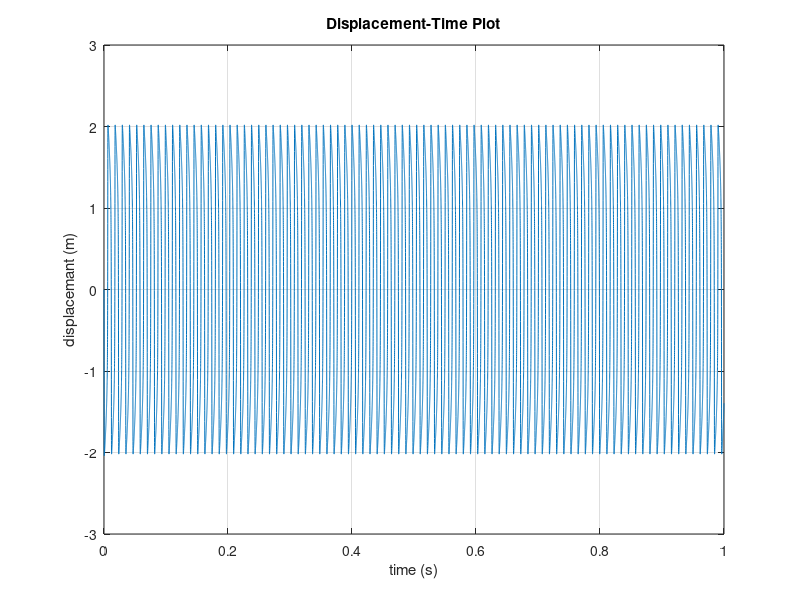
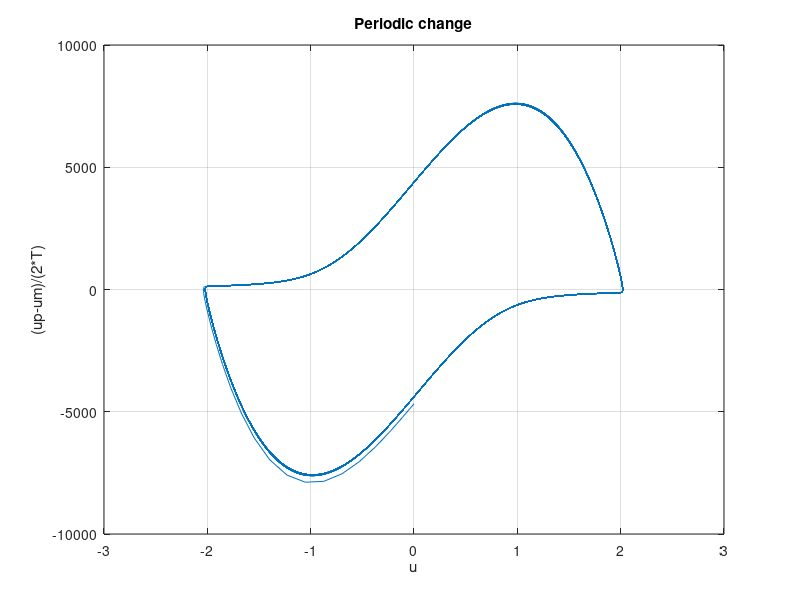

Here is the MATLAB script that generated these plots, in order:
% Van der Pol Oscillator

clear;

fs = 44100; % sample rate (Hz)
T = 1/fs; % time period (s)
dur = 1; % duration of signal (s)
Ns = floor(dur*fs); % number of samples
t = (0:Ns-1)*T; % time vector

beta = 50;
k = 1e4;
m = 0.01;

um = 0.1; % x(n-1)
u = 0; % x(n)
up = 0; % x(n+1)

out = zeros(1,Ns); % output vector
out2 = zeros(1,Ns);

for n=1:Ns
    
    A = 2*u*(4-(T^2)*k/m) - um*(4+2*T*beta/m+(T^2)*k/m) + 2*T*beta*(u^2)*um/m;
    B = 4 - 2*T*beta*(1-(u^2))/m + (T^2)*k/m;
    up = A/B;
    
    out(n) = u;
    out2(n) = (up-um)/(2*T);
    
    um = u;
    u = up;
    
end

soundsc(out,fs);

% displacement-time plot
figure(1);
clf;
plot(t,out);
xlabel('time (s)');
ylabel('displacemant (m)');
title('Displacement-Time Plot');
grid;

% Periodic change
figure(2);
clf;
plot(out,out2);
xlabel('u');
ylabel('(up-um)/(2*T)');
title('Periodic change');
grid;